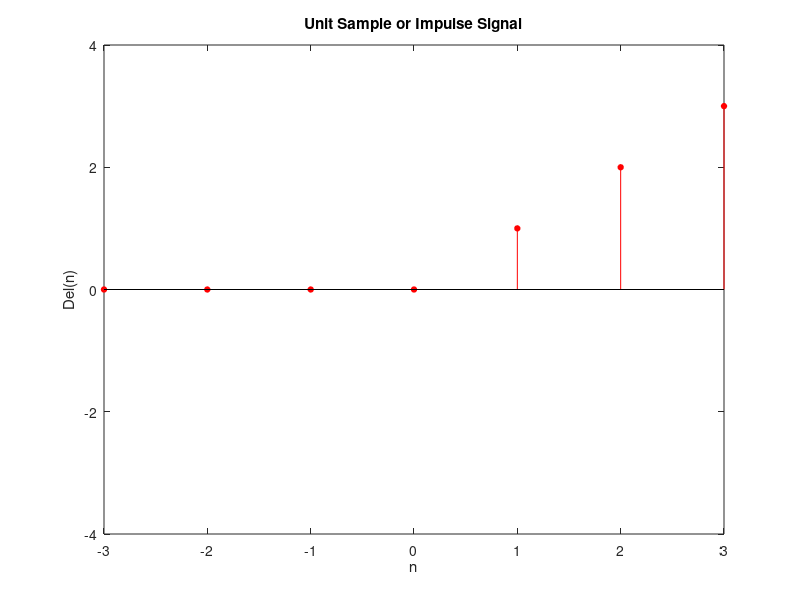

MATLAB code to generate this figure:
% Ur(n) = n if n>=0
%         0 otherwise

n1=-3;
n2=3;
n=n1:n2;
len = length(n);
x=zeros(1,len);

for i=1:len
    if(n(i)>=0)
        x(i)=n(i);
    end
end

Hs = stem(n,x,'r','filled');
set(Hs,'markersize',4);
set(gca,'ylim',[-4,4]);
xlabel('n');
ylabel('Del(n)');

title('Unit Sample or Impulse Signal');

